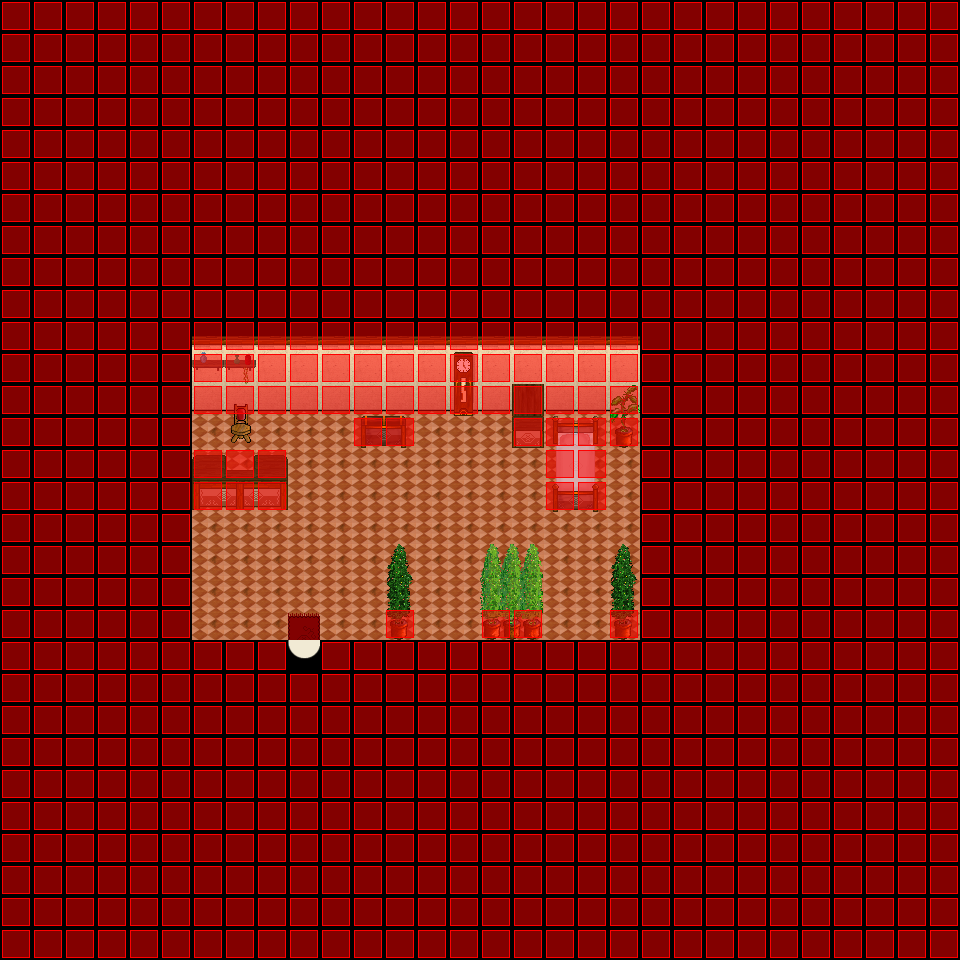

The image is a tile-based game level rendered from a .tmx file. Its description and source (layers, tilesets, objects; grid data summarised) follow:
An orthogonal 30x30 tile map with 32x32 px tiles, 5 tile layers (Ground, Ground, Fringe, Over, ...), 5 tilesets and 2 objects (WARP, SCRIPT).

<map version="1.0" orientation="orthogonal" width="30" height="30" tilewidth="32" tileheight="32">
 <properties>
  <property name="music" value="inside2.ogg" />
 </properties>
 <tileset firstgid="1" name="collision" tilewidth="32" tileheight="32">
  <image source="../graphics/tiles/collision1_32_32.png" />
 </tileset>
 <tileset firstgid="1025" name="inn" tilewidth="32" tileheight="32">
  <image source="../graphics/tiles/indoor3_32_32.png" />
 </tileset>
 <tileset firstgid="2049" name="woodland_indoor" tilewidth="32" tileheight="32">
  <image source="../graphics/tiles/indoor2_32_32.png" />
 </tileset>
 <tileset firstgid="3073" name="inn_32_64" tilewidth="32" tileheight="64">
  <image source="../graphics/tiles/indoor2_32_64.png" />
 </tileset>
 <tileset firstgid="3585" name="inn_32_96" tilewidth="32" tileheight="96">
  <image source="../graphics/tiles/indoor2_32_96.png" />
 </tileset>
 <layer name="Ground" width="30" height="30">
  <data>[900 cells, 14 non-empty, 1 distinct tile ids]</data>
 </layer>
 <layer name="Ground" width="30" height="30">
  <data>[900 cells, 900 non-empty, 8 distinct tile ids]</data>
 </layer>
 <layer name="Fringe" width="30" height="30">
  <data>[900 cells, 25 non-empty, 24 distinct tile ids]</data>
 </layer>
 <layer name="Over" width="30" height="30">
  <data>[900 cells, 0 non-empty, 0 distinct tile ids]</data>
 </layer>
 <layer name="Collision" width="30" height="30">
  <data>[900 cells, 821 non-empty, 1 distinct tile ids]</data>
 </layer>
 <objectgroup name="Object" width="30" height="30">
  <object name="Warp to City 8 XCF" type="WARP" x="288" y="640" width="32" height="32">
   <properties>
    <property name="DEST_MAP" value="ow-o0000-o0000-o0000" />
    <property name="DEST_X" value="2624" />
    <property name="DEST_Y" value="5760" />
   </properties>
  </object>
  <object name="External Map Events" type="SCRIPT" x="-1280" y="-2240">
   <properties>
    <property name="FILENAME" value="scripts/maps/iw-selphie-timlet-middlehouse-right-o00-o00-o00.lua" />
   </properties>
  </object>
 </objectgroup>
</map>
